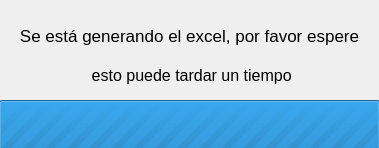
<?xml version="1.0" encoding="UTF-8"?>
<ui version="4.0">
 <class>Dialog</class>
 <widget class="QDialog" name="Dialog">
  <property name="geometry">
   <rect>
    <x>0</x>
    <y>0</y>
    <width>379</width>
    <height>148</height>
   </rect>
  </property>
  <property name="minimumSize">
   <size>
    <width>379</width>
    <height>148</height>
   </size>
  </property>
  <property name="maximumSize">
   <size>
    <width>379</width>
    <height>148</height>
   </size>
  </property>
  <property name="windowTitle">
   <string>Dialog</string>
  </property>
  <widget class="QLabel" name="label">
   <property name="geometry">
    <rect>
     <x>-1</x>
     <y>0</y>
     <width>381</width>
     <height>71</height>
    </rect>
   </property>
   <property name="font">
    <font>
     <pointsize>13</pointsize>
     <fontweight>DemiBold</fontweight>
    </font>
   </property>
   <property name="text">
    <string>Se está generando el excel, por favor espere</string>
   </property>
   <property name="alignment">
    <set>Qt::AlignmentFlag::AlignCenter</set>
   </property>
  </widget>
  <widget class="QLabel" name="label_2">
   <property name="geometry">
    <rect>
     <x>-1</x>
     <y>60</y>
     <width>381</width>
     <height>31</height>
    </rect>
   </property>
   <property name="font">
    <font>
     <pointsize>12</pointsize>
     <fontweight>Light</fontweight>
    </font>
   </property>
   <property name="text">
    <string> esto puede tardar un tiempo</string>
   </property>
   <property name="alignment">
    <set>Qt::AlignmentFlag::AlignCenter</set>
   </property>
  </widget>
  <widget class="QProgressBar" name="progressBar">
   <property name="geometry">
    <rect>
     <x>-1</x>
     <y>100</y>
     <width>381</width>
     <height>61</height>
    </rect>
   </property>
   <property name="maximum">
    <number>0</number>
   </property>
   <property name="value">
    <number>-1</number>
   </property>
   <property name="alignment">
    <set>Qt::AlignmentFlag::AlignCenter</set>
   </property>
   <property name="textVisible">
    <bool>true</bool>
   </property>
   <property name="orientation">
    <enum>Qt::Orientation::Horizontal</enum>
   </property>
   <property name="invertedAppearance">
    <bool>false</bool>
   </property>
  </widget>
 </widget>
 <resources/>
 <connections/>
</ui>
